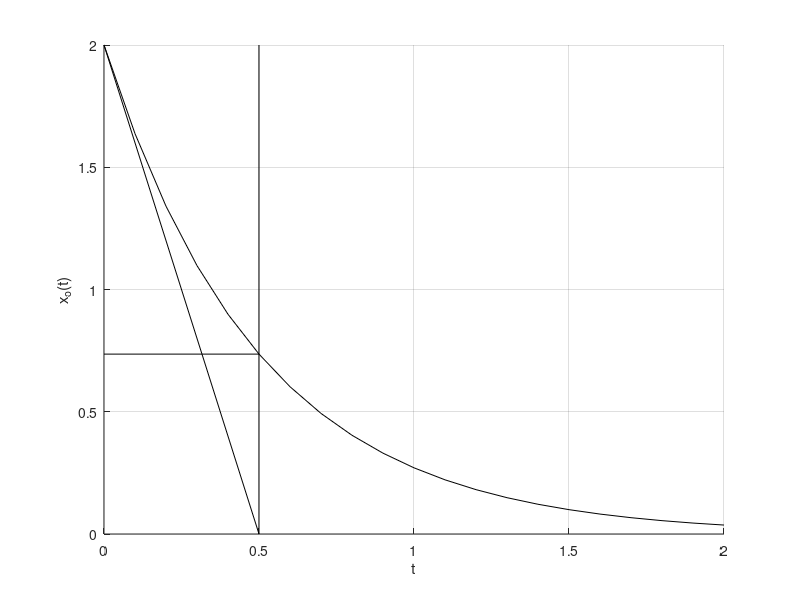

MATLAB code to generate this figure: (Note: this script raises an error after producing the figure.)
hold on
T = 0.5
t = 0:0.1:2
xo = exp(- t/T) /T
plot(t,xo,'k')
grid on
x0 = [T T]
y0 = [0 1/T]
x1 = [T 0]
y1 = [exp( -1) /T exp( -1) /T]
x2 = [0 T]
y2 = [1/T 0]
plot(x0,y0,'k',x1,y1,'k',x2,y2,'k')
xlabel('t')
ylabel('x_o(t)')
gtext('x_o(t) = exp( -t/T) /T','fontsize',14)
hold off
    
